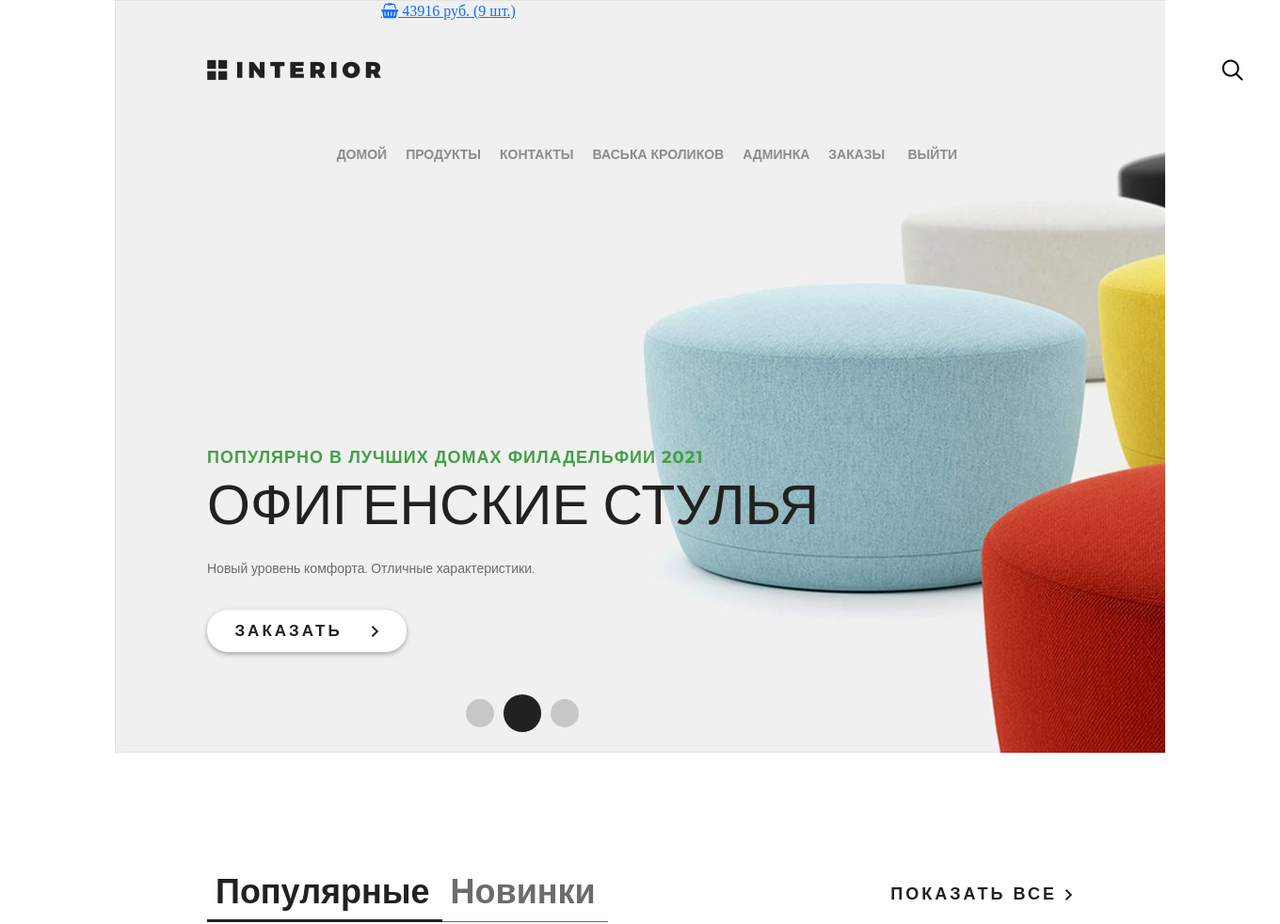
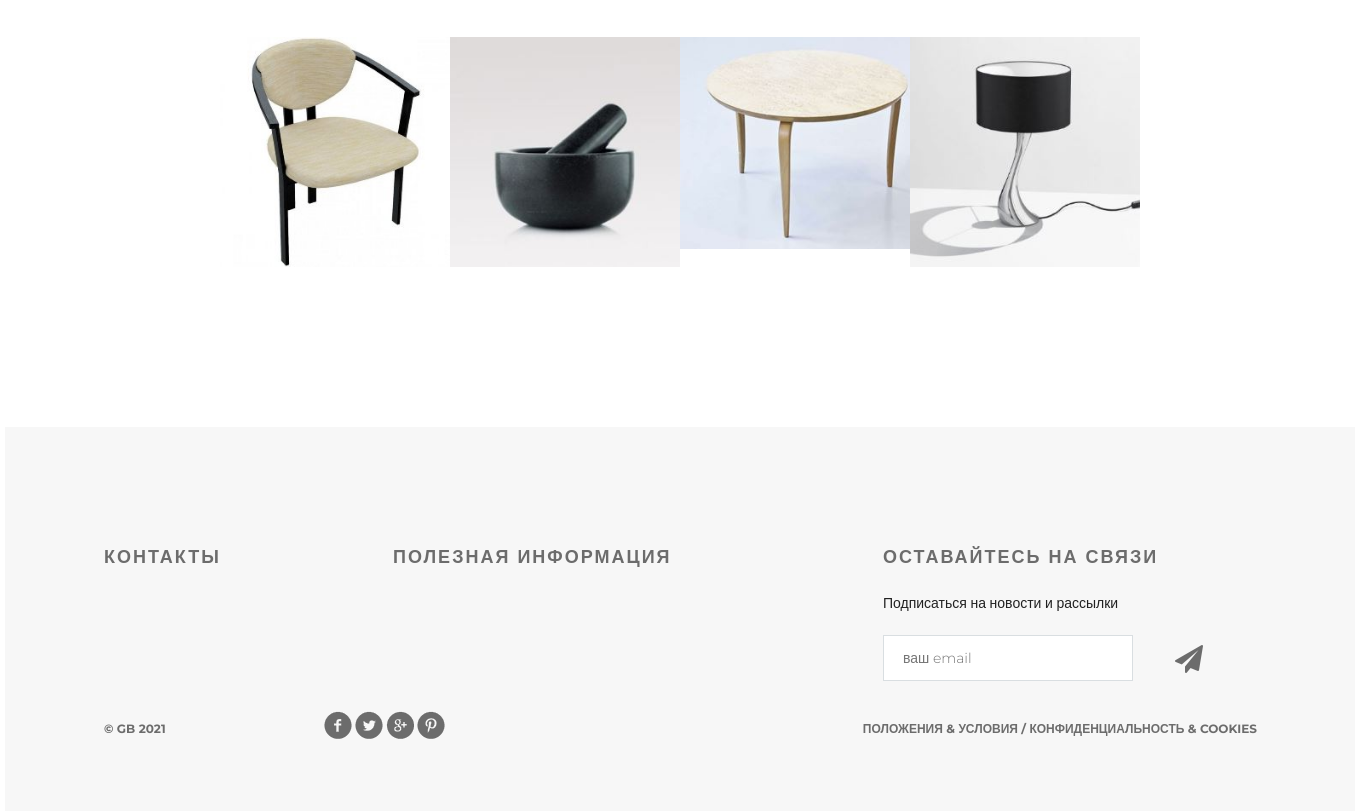
Page / (signed in) on the committed database (2 pictures, top to bottom).
### authapp/models.py (models this page shows, shortened)
class ShopUser(AbstractUser):
    avatar = models.ImageField(upload_to='user_avatars', blank=True)
    age = models.PositiveIntegerField(verbose_name='age', default=18)
    activation_key = models.CharField(max_length=128, blank=True)
    activation_key_created = models.DateTimeField(auto_now_add=True, blank=True, null=True)

### basketapp/models.py (models this page shows, shortened)
class Basket(models.Model):
    user = models.ForeignKey(settings.AUTH_USER_MODEL, on_delete=models.CASCADE, related_name='basket')
    product = models.ForeignKey(Product, on_delete=models.CASCADE)
    quantity = models.PositiveIntegerField(verbose_name='количество', default=0)
    add_datetime = models.DateTimeField(verbose_name='время', auto_now_add=True)
    @property
    def product_cost(self):
        return self.product.price * self.quantity
    @property
    def total_quantity(self):
        _items = Basket.objects.filter(user=self.user)
        _total_quantity = sum(list(map(lambda x: x.quantity, _items)))
        return _total_quantity
    @property
    def total_cost(self):
        _items = Basket.objects.filter(user=self.user)
        _total_cost = sum(list(map(lambda x: x.product_cost, _items)))
        return _total_cost

### mainapp/models.py (models this page shows, shortened)
class Product(models.Model):
    category = models.ForeignKey(
        ProductCategory,
        on_delete=models.CASCADE,
        verbose_name='категория'
    )
    name = models.CharField(
        verbose_name='название продукта',
        max_length=128,
    )
    image = models.ImageField(
        upload_to='products_img',
        blank=True,
    )
    short_desc = models.CharField(
        max_length=256,
        verbose_name='краткое описание',
        blank=True,
    )
    description = models.TextField(
        verbose_name='описание продукта',
        blank=True,
        max_length=500,
    )
    price = models.DecimalField(
        verbose_name='цена продукта',
        max_digits=8,
        decimal_places=2,
        default=0,
    )
    quantity = models.PositiveBigIntegerField(
        verbose_name='количество на складе',
        default=0,
    )

### geekshop/views.py (the view)
# urls.py: path('', main, name='index'),
def main(request):
    products = Product.objects.all()[:4]
    basket = ''
    if request.user.is_authenticated:
        basket = Basket.objects.filter(user=request.user)
    context = {
        'description': 'Офигенские СТУЛЬЯ',
        'subject': 'Популярно в лучших домах Филадельфии',
        'products': products,
        'basket': basket,
    }
    return render(request, 'index.html', context=context)

### mainapp/context_processors.py (called while the page is built)
def basket(request):
    basket_list = []
    if request.user.is_authenticated:
        basket_list = Basket.objects.filter(user=request.user)
    return {
        'basket': basket_list
    }

### geekshop/templates/index.html (shortened to what this page needs)
{% extends 'base.html' %}
{% load static %}
{% block main_slider %}
	<div class="slider">
{% include 'includes/inc_main_menu.html' %}
			<div class="text-slider">
				<h3 class="green">{{ subject }} {% now 'Y' %}</h3>
				<h3 class="big">{{ description }}</h3>
				<p>Новый уровень комфорта. Отличные характеристики.</p>
				<a href="#" class="button-order">заказать <img src="/static/img/arrow.png" alt=""></a>
			</div>
			<div class="navi">
				<a href="#"></a><a href="#"></a><a href="#"></a>
			</div>
		</div>
{% endblock %}
{% block featured %}
	<div class="featured">
			<div class="featured-menu">
					<a class="active" href="#">Популярные</a><a href="#">Новинки</a>
			</div>
			<a class="explore" href="#">показать все <img src="/static/img/arrow.png" alt=""></a>
			<div class="clearfix">
			</div>
			<div class="tab-content">
				{% for product in products %}
					<div class="block">
						<a href="#"><img src="/media/{{ product.image }}" alt="">
						</a>
					</div>
  				{% endfor %}
			</div>
	</div>
{% endblock %}

### geekshop/templates/includes/inc_main_menu.html (shortened to what this page needs)
<div class="header clearfix">
    <a href="index.html" class="logo"></a>
    <ul class="menu">
        <li><a href="{% url 'index' %}" class="">домой</a></li>
        <li><a href="{% url 'products:category' 0 %}" class="">продукты</a></li>
        <li><a href="{% url 'contacts' %}" class="">контакты</a></li>
        {% if user.is_authenticated %}
            <li>
                <a href="{% url 'auth:edit' %}">
                    {{ user.first_name|default:'Пользователь' }}
                </a>
            </li>
        {% endif %}
    {% if user.is_superuser %}
                <li>
            <a href="{% url 'admin_staff:users' %}">
                    админка
            </a>
        </li>
    {% endif %}
            <li>
                  <a href="{% url 'order:list' %}">заказы</a>
                {% if user.is_authenticated %}
                  <a href="{% url 'auth:logout' %}">выйти</a>
                {% else %}
                  <a href="{% url 'auth:login' %}">войти</a>
                {% endif %}
            </li>
    </ul>
{% if basket %}
    <a href="{% url 'basket:list' %}" class="fa fa-shopping-basket">
        <span>
            {{ basket.0.total_cost|floatformat:0 }} руб.
            ({{ basket.0.total_quantity }} шт.)
        </span>
    </a>
{% endif %}
    <a href="#" class="search"></a>
</div>

### geekshop/static/style.css (style rules this page uses)
* { margin: 0; padding: 0; }
body { font-family: 'Montserrat', sans-serif; }
html, body { height: 100%; }
.slider { height: 800px; background-image: url(img/slider.jpg); padding-left: 98px; padding-right: 211px; position: relative; }
.logo { background-image: url(img/logo.png); margin-top: 63px; width: 185px; height: 22px; float: left; }
.menu { list-style-type: none; margin-top: 67px; float: right; }
.menu li { float: left; }
.menu a { color: #8c8c8c; font-size: 14px; font-weight: 700; text-align: right; text-transform: uppercase; text-decoration: none; padding: 10px 10px; }
.search { display: block; width: 23px; height: 23px; background-image: url(img/search.png); position: absolute; top: 63px; left: 1176px; }
.clearfix:after { content: ""; display: block; clear: both; }
.text-slider { margin-top: 288px; position: absolute; }
.text-slider p { color: #6c6c6c; font-size: 14px; text-align: left; width: 458px; line-height: 24px; }
.button-order { background-color: #ffffff; box-shadow: 0px 2px 4.85px 0.15px rgba(33, 33, 33, 0.35); width: 212px; height: 45px; display: block; text-transform: uppercase; text-align: center; border-radius: 22px; text-decoration: none; color: #212121; font-size: 17px; font-weight: 700; line-height: 45px; margin-top: 32px; letter-spacing: 3px; }
.button-order img { padding-left: 22px; }
.green { text-transform: uppercase; color: #43a047; font-size: 18px; font-weight: 700; text-align: left; margin-bottom: 22px; line-height: 13px; letter-spacing: 1px; }
.big { color: #212121; font-size: 59px; line-height: 43px; text-transform: uppercase; font-weight: 100; margin-bottom: 34px; }
.navi { position: absolute; bottom: 22px; right: 618px; display: flex; width: 130px; height: 40px; justify-content: space-between; align-items: center; }
.navi a { display: block; width: 30px; height: 30px; border-radius: 50%; background-color: rgba(33, 33, 33, 0.2); float: left; margin: 0px 5px; }
.navi a:nth-child(2) { display: block; width: 40px; height: 40px; border-radius: 50%; background-color: #212121; float: left; margin: 0px; }
.featured { padding-left: 98px; padding-right: 98px; }
.featured-menu { margin-top: 120px; width: 300px; height: 49px; float: left; }
.featured-menu a { color: #6c6c6c; font-size: 36px; font-weight: 700; text-align: left; text-decoration: none; border-bottom: 1px solid #6c6c6c; padding-bottom: 10px; padding-right: 13px; padding-left: 9px; }
.featured-menu .active { font-size: 36px; font-weight: 700; text-align: left; color: #212121; border-bottom: 3px solid #212121; padding-bottom: 8px; }
.explore { text-transform: uppercase; color: #212121; font-size: 18px; font-weight: 700; line-height: 24px; text-align: center; float: right; margin-top: 138px; letter-spacing: 3px; text-decoration: none; }
.tab-content { margin-top: 50px; display: flex; justify-content: space-between; margin-bottom: 120px; }
.tab-content .block { height: 270px; width: 270px; position: relative; }
.block a img { width: 100%; }

### rows in the picture
ShopUser: first_name "ВАСЬКА КРОЛИКОВ"
Basket: user+product+quantity "43916", user+quantity "9"
Product: image (picture)
Product: image (picture)
Product: image (picture)
Product: image (picture)

### other values in the picture
{{ subject }} "ПОПУЛЯРНО В ЛУЧШИХ ДОМАХ ФИЛАДЕЛЬФИИ"
{{ description }} "ОФИГЕНСКИЕ СТУЛЬЯ"
